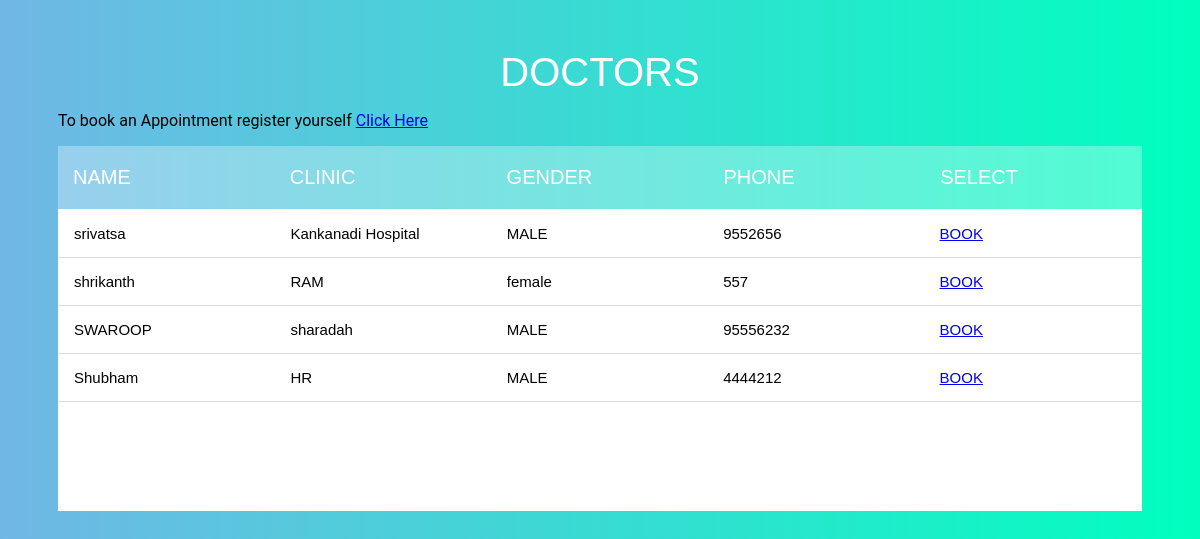
Page /Appointment.php on the earlier database version.
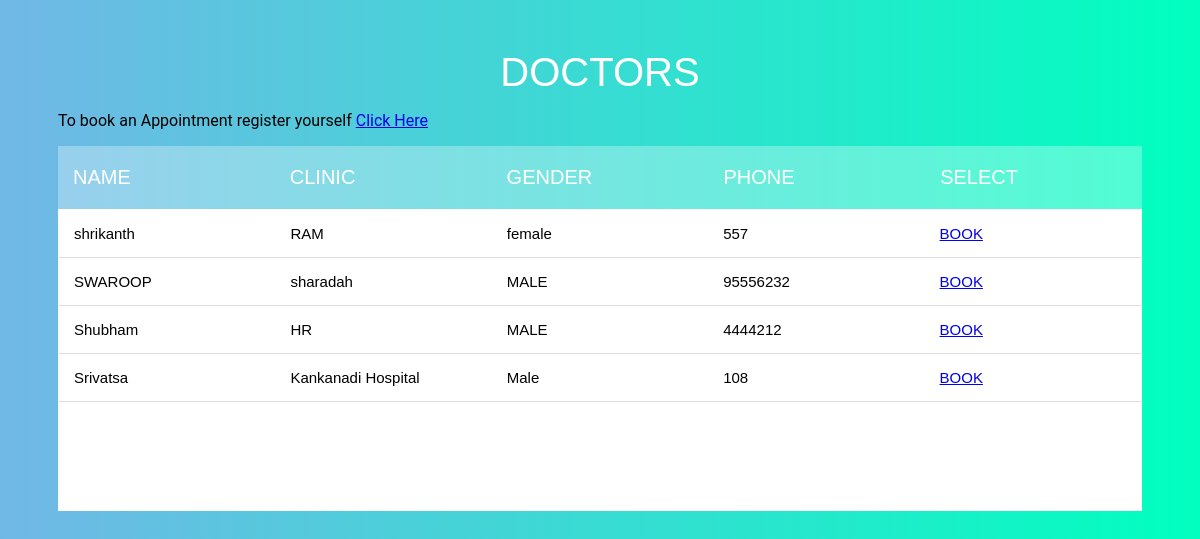
Same page on the later database version.
### tables this page shows
CREATE TABLE `doctor` (
  `D_ID` int(10) NOT NULL,
  `D_NAME` varchar(20) NOT NULL,
  `CLINIC` varchar(20) NOT NULL,
  `GENDER` varchar(10) NOT NULL,
  `PHONE` int(10) NOT NULL,
  `email` varchar(100) NOT NULL,
  `password` varchar(100) NOT NULL
);

### Appointment.php (the view, shortened to what this page needs)
<!DOCTYPE html>
<html lang="en">
<head>
    <link rel="stylesheet" href="https://cdnjs.cloudflare.com/ajax/libs/font-awesome/4.7.0/css/font-awesome.min.css" />
    <link rel="stylesheet" href="css/DoctorDisplay.css">
</head>
<body>
<section>
        <h1>DOCTORS</h1>
        <p>To book an Appointment register yourself <a href="PatientRIG.css">Click Here</a></p>
            <div class="tbl-header">
                <table cellpadding="0" cellspacing="0" border="0" >
                    <thead>
                        <tr>
                            <th>NAME</th>
                            <th>CLINIC</th>
                            <th>GENDER</th>
                            <th>PHONE</th>
                            <th>SELECT</th>
                        </tr>
                    </thead>
                </table>
            </div>
    <div class="tbl-content">
        <table  cellpadding="0" cellspacing="0" border="0">
            <tbody>
            <?php
                include 'connection.php';
                $selectquery=" select  *  from  doctor " ;
                $query=mysqli_query($con,$selectquery);
                while($res=mysqli_fetch_array($query))
                {
             ?>
             <tr>
                 <td> <?php  echo $res['D_NAME'];  ?></td>
                 <td> <?php  echo $res['CLINIC'];  ?></td>
                 <td> <?php  echo $res['GENDER'];   ?></td>
                 <td> <?php  echo $res['PHONE'] ;  ?></td>
                 <td><a href="BookDOC.php?Did=<?php  echo $res['D_ID'];  ?>">BOOK</a></td>
             </tr>
           <?php
                }
                 ?>
            </tbody>
        </table>
    </div>
    </section>
</body>
</html>

Differences in the rows shown:
removed doctor: D_NAME "srivatsa", CLINIC "Kankanadi Hospital", GENDER "MALE", PHONE "9552656"
added doctor: D_NAME "Srivatsa", CLINIC "Kankanadi Hospital", GENDER "Male", PHONE "108"
